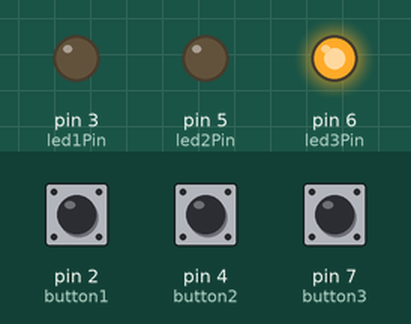
This sketch was run on a simulated Arduino Uno, built with avr-gcc and run on an emulated ATmega328P. Parts: output pins drawn as LEDs (lit = HIGH). The inputs (shaded band) are chosen by the test bench; at power-on: pin 2 (button1) LOW, pin 4 (button2) LOW, pin 7 (button3) LOW.

Above: at 1.2 s.
1.3 s: pin 2 (button1) pulled HIGH for 0.15 s
At 2.0 s:
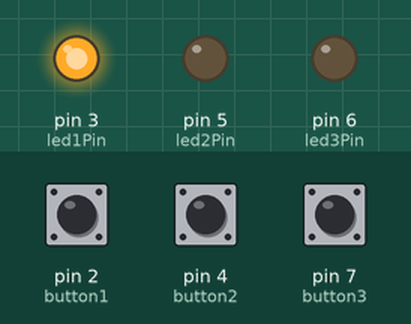
2.9 s: pin 4 (button2) pulled HIGH for 0.15 s
At 4.2 s:
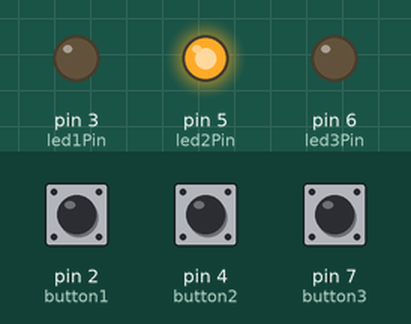
4.5 s: pin 2 (button1) pulled HIGH for 1 s
At 6.7 s:
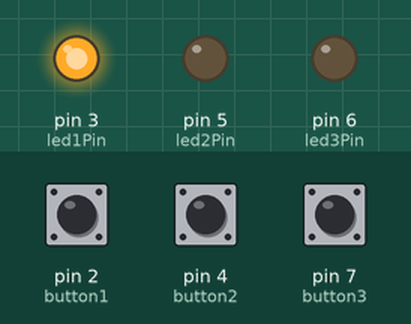
7.0 s: pin 4 (button2) pulled HIGH for 1 s
At 8.8 s:
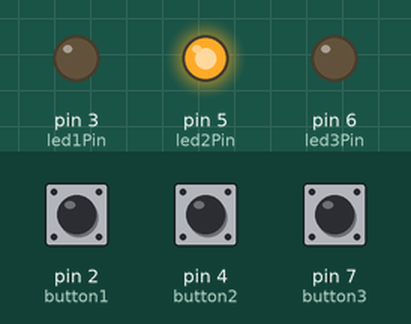
Timing chart, 0 to 10.3 s (numbered marks = the images above; inputs shaded):
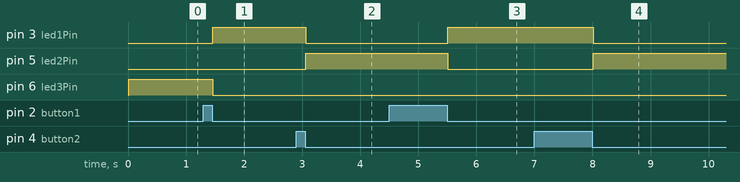

The sketch:

3_butoane_3_leduri.ino
```cpp
const int led1Pin =  3;
const int button1 =  2;
const int led2Pin =  5;
const int button2 =  4;
const int led3Pin =  6;
const int button3 =  7;

char bstate1 = 0;
char bstate2 = 0;
char bstate3 = 0;

unsigned long bcount1 = 0;
unsigned long bcount2 = 0;
unsigned long bcount3 = 0;

boolean timeout(unsigned long *marker, unsigned long interval) {
  if (millis() - *marker >= interval) {
    *marker += interval;
    return true;
  }
  else return false;
}

boolean butndown(char button, unsigned long *marker, char *butnstate, unsigned long interval) {
  switch (*butnstate) {
    case 0:
      if (button == HIGH) return false;
      else {
        *butnstate = 2;
        *marker = millis();
        return false;
      }

    case 1:
      if (button == LOW) return false;
      else {
        *butnstate = 3;
        *marker = millis();
        return false;
      }

    case 2:
      if (button == HIGH) {
        *butnstate = 0;
        return false;
      }
      else {
        if (millis() - *marker >= interval) {
          *butnstate = 1;
          return true;
        }
        else
          return false;
      }

    case 3:
      if (button == LOW) {
        *butnstate = 1;
        return false;
      }
      else {
        if (millis() - *marker >= interval) {
          *butnstate = 0;
          return false;
        }
        else
          return false;
      }
    default:
      {
        *butnstate = 0;
        return false;
      }
  }
}

void setup() {
  pinMode(led1Pin, OUTPUT);
  pinMode(button1, INPUT);
  pinMode(led2Pin, OUTPUT);
  pinMode(button2, INPUT);
  pinMode(led3Pin, OUTPUT);
  pinMode(button3, INPUT);

  digitalWrite (led1Pin, LOW);
  digitalWrite (led2Pin, LOW);
  digitalWrite (led3Pin, LOW);

}

void loop() {

  if (butndown(digitalRead(button1), &bcount1, &bstate1, 10UL )) {
    digitalWrite (led1Pin, HIGH);
    digitalWrite (led2Pin, LOW);
    digitalWrite (led3Pin, LOW);

  }

  if (butndown(digitalRead(button2), &bcount2, &bstate2, 10UL )) {
    digitalWrite (led1Pin, LOW);
    digitalWrite (led2Pin, HIGH);
    digitalWrite (led3Pin, LOW);
  }

  if (butndown(digitalRead(button3), &bcount3, &bstate3, 10UL )) {
    digitalWrite (led1Pin, LOW);
    digitalWrite (led2Pin, LOW);
    digitalWrite (led3Pin, HIGH);
  }
}
```

Measured:
- after the input at 1.3 s, pin 3 (led1Pin): LOW → HIGH after 0.16 s; pin 6 (led3Pin): HIGH → LOW after 0.16 s
- after the input at 2.9 s, pin 3 (led1Pin): HIGH → LOW after 0.16 s; pin 5 (led2Pin): LOW → HIGH after 0.16 s
- after the input at 4.5 s, pin 3 (led1Pin): LOW → HIGH after 1.0 s; pin 5 (led2Pin): HIGH → LOW after 1.0 s
- after the input at 7.0 s, pin 3 (led1Pin): HIGH → LOW after 1.0 s; pin 5 (led2Pin): LOW → HIGH after 1.0 s
